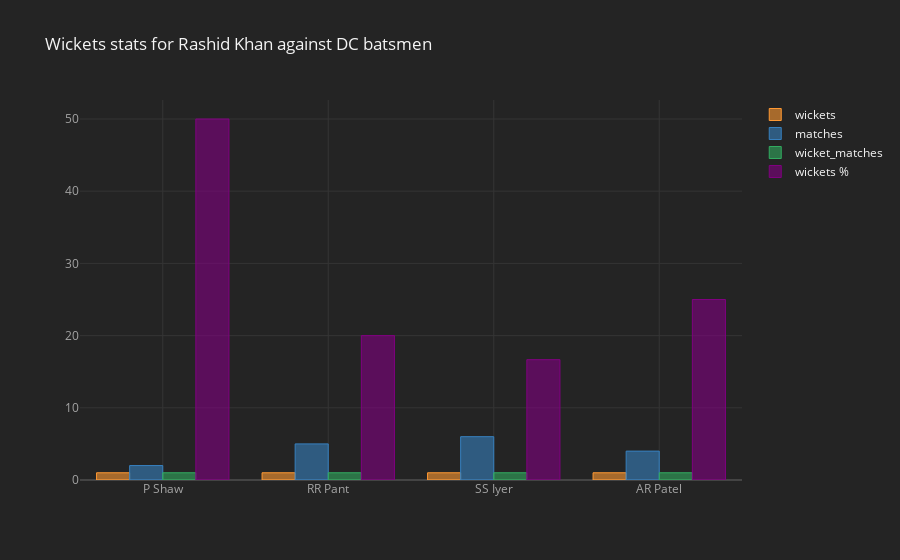

The cell this chart's notebook holds for it:
### Code cell
wickets_faceoff = deliveries[(deliveries.bowler == 'Rashid Khan') & (deliveries.batsman.isin(DC_batsmen))]
wickets_faceoff.player_dismissed.fillna(0, inplace = True)
wickets_SRH_DC_faceoff = wickets_faceoff[(wickets_faceoff.player_dismissed != 0) & (wickets_faceoff.dismissal_kind != 'run out')].groupby(['match_id', 'batsman'])['player_dismissed'].count().reset_index(name = "wickets")
wickets_SRH_DC_faceoff2 = wickets_faceoff[(wickets_faceoff.player_dismissed != 0) & (wickets_faceoff.dismissal_kind != 'run out')].groupby(['match_id', 'bowler'])['player_dismissed'].count().reset_index(name = "wickets")

batsman=[];wi=[];wicket_matches=[];t_matches=[];more_wickets=[]
wickets_data_SRH_DC_faceoff = wickets_taken_(wickets_SRH_DC_faceoff, wickets_faceoff)
wickets_data_SRH_DC_faceoff_2 = wickets_taken(wickets_SRH_DC_faceoff2, wickets_faceoff)

import numpy as np
import cufflinks as cf
cf.set_config_file(theme='pearl',sharing='public',offline=True)
wickets_data_SRH_DC_faceoff.iplot(kind="bar",x = "batsman",
                  subplots=False,
                  sortbars=True,
                  keys = ["wickets","matches", "wicket_matches", "wickets %"],
                  title="Wickets stats for Rashid Khan against DC batsmen",
                  theme="henanigans"
                  )


wickets_data_SRH_DC_faceoff

### Figure 1 — Plotly figure (JSON) as saved in the notebook; plotly's stock layout.template omitted (floating-point values rounded to 4 significant figures)
{"data": [{"marker": {"color": "rgba(255, 153, 51, 0.6)", "line": {"color": "rgba(255, 153, 51, 1.0)", "width": 1}}, "name": "wickets", "orientation": "v", "text": "", "type": "bar", "x": ["P Shaw", "RR Pant", "SS Iyer", "AR Patel"], "y": [1, 1, 1, 1]}, {"marker": {"color": "rgba(55, 128, 191, 0.6)", "line": {"color": "rgba(55, 128, 191, 1.0)", "width": 1}}, "name": "matches", "orientation": "v", "text": "", "type": "bar", "x": ["P Shaw", "RR Pant", "SS Iyer", "AR Patel"], "y": [2, 5, 6, 4]}, {"marker": {"color": "rgba(50, 171, 96, 0.6)", "line": {"color": "rgba(50, 171, 96, 1.0)", "width": 1}}, "name": "wicket_matches", "orientation": "v", "text": "", "type": "bar", "x": ["P Shaw", "RR Pant", "SS Iyer", "AR Patel"], "y": [1, 1, 1, 1]}, {"marker": {"color": "rgba(128, 0, 128, 0.6)", "line": {"color": "rgba(128, 0, 128, 1.0)", "width": 1}}, "name": "wickets %", "orientation": "v", "text": "", "type": "bar", "x": ["P Shaw", "RR Pant", "SS Iyer", "AR Patel"], "y": [50, 20, 16.67, 25]}], "layout": {"legend": {"bgcolor": "#242424", "font": {"color": "#F4F4F4"}}, "paper_bgcolor": "#242424", "plot_bgcolor": "#242424", "title": {"font": {"color": "#F4F4F4"}, "text": "Wickets stats for Rashid Khan against DC batsmen"}, "xaxis": {"gridcolor": "#343434", "showgrid": true, "tickfont": {"color": "#A4A4A4"}, "title": {"font": {"color": "#A4A4A4"}, "text": ""}, "zerolinecolor": "#444444"}, "yaxis": {"gridcolor": "#343434", "showgrid": true, "tickfont": {"color": "#A4A4A4"}, "title": {"font": {"color": "#A4A4A4"}, "text": ""}, "zerolinecolor": "#444444"}}}
